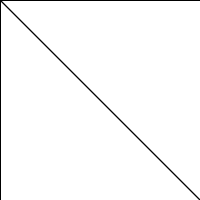
Frame 1 (no input)
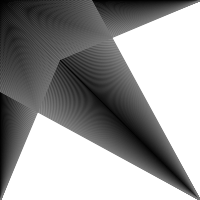
Frame 60 (the mouse pressed at the canvas centre just before this capture)
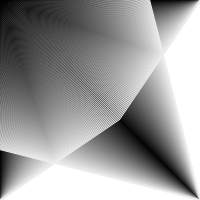
Frame 120 (the mouse held since frame 60 and released just before this capture)

The Processing sketch that drew these frames (run headless with seeded random() and noise(); from frame 60 on, the mouse is pressed at the canvas centre):

// Processing sketch: processing_167364
// ── processing_167364.pde


float a=0;

void setup(){
  //Setting up background size
  size(200,200); 
  //Setting up a white background
  background(255); 
 
}

void draw(){
//4 sets of lines appearing from 2 corners
line(a,a,0,200);
line(200,0,a,a);
line(-a,a,200,200);
line(200,200,a,-a);
//Adding 1 pixel to the the a coordinate
a=a+1;
stroke(a*2);

}
